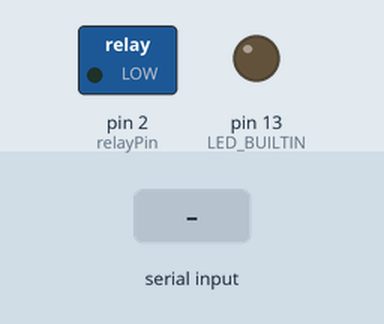
Bench run of a sketch on a simulated Arduino Uno, built with avr-gcc and run on an emulated ATmega328P. On the bench: switched loads named in the sketch (green lamp = pin HIGH), output pins drawn as LEDs (lit = HIGH). Dashed ring = blinking. The test bench sets the inputs (shaded band).

Above: at 2.2 s.
2.3 s: "test" received over Serial
At 2.45 s:
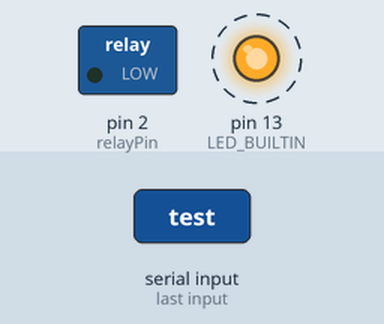
5.3 s: "zap" received over Serial
At 5.5 s:
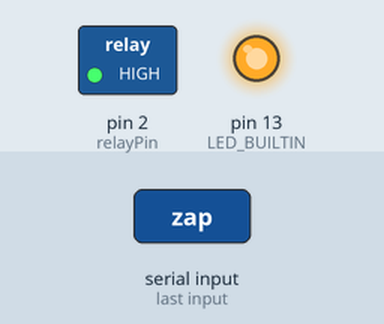
Timing chart, 0 to 8.3 s (numbered marks = the images above; inputs shaded):
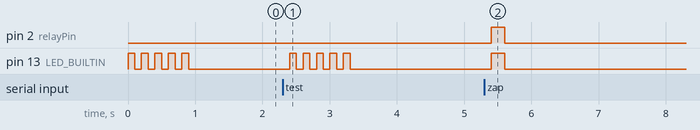

The sketch:

game_taser.ino
```cpp
const int relayPin = 2;

void setup() {
  pinMode(LED_BUILTIN, OUTPUT);
  pinMode(relayPin, OUTPUT);

  Serial.begin(9600);
  Serial.setTimeout(100);

  blink();
}

void blink() {
  for(int i = 0; i < 5; i++) {
    digitalWrite(LED_BUILTIN, HIGH);
    delay(100);
    digitalWrite(LED_BUILTIN, LOW);
    delay(100);
  }
}

void loop() {
  if (Serial.available() > 0) {
    String received = Serial.readString();

    received.trim();

    if(received == "test") {
      blink();
    }

    if(received == "zap") {
      digitalWrite(LED_BUILTIN, HIGH);
      digitalWrite(relayPin, HIGH);
      delay(200);
      digitalWrite(LED_BUILTIN, LOW);
      digitalWrite(relayPin, LOW);
    }
  }
}
```

Measured:
- after the input at 2.3 s, pin 13 (LED_BUILTIN): alternates HIGH for 0.10 s and LOW for 0.10 s, 10 changes in all, then stays LOW, starting after 0.10 s
- after the input at 5.3 s, pin 2 (relayPin), pin 13 (LED_BUILTIN): LOW → HIGH after 0.10 s, → LOW 0.20 s later
